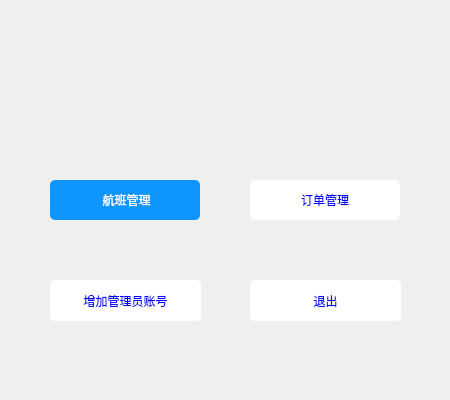
<?xml version="1.0" encoding="UTF-8"?>
<ui version="4.0">
 <class>AdminWelcome</class>
 <widget class="QMainWindow" name="AdminWelcome">
  <property name="geometry">
   <rect>
    <x>0</x>
    <y>0</y>
    <width>450</width>
    <height>400</height>
   </rect>
  </property>
  <property name="windowTitle">
   <string>MainWindow</string>
  </property>
  <widget class="QWidget" name="centralwidget">
   <widget class="QPushButton" name="pushButton_2">
    <property name="geometry">
     <rect>
      <x>250</x>
      <y>180</y>
      <width>150</width>
      <height>40</height>
     </rect>
    </property>
    <property name="styleSheet">
     <string notr="true">QPushButton
{
    font-family:Microsoft Yahei;
    color:blue;
    background-color:rgb(255 , 255 , 255);
    border-radius:5px;
}

QPushButton:hover
{
    background-color:rgb(255 , 235 , 255);
}

QPushButton:pressed
{
    background-color:rgb(255 , 235 , 255);
    padding-left:3px;
    padding-top:3px;
}</string>
    </property>
    <property name="text">
     <string>订单管理</string>
    </property>
   </widget>
   <widget class="QPushButton" name="pushButton">
    <property name="geometry">
     <rect>
      <x>50</x>
      <y>180</y>
      <width>150</width>
      <height>40</height>
     </rect>
    </property>
    <property name="styleSheet">
     <string notr="true">QPushButton
{
    font-family:Microsoft Yahei;
    color:white;
    background-color:rgb(14 , 150 , 254);
    border-radius:5px;
}

QPushButton:hover
{
    background-color:rgb(44 , 137 , 255);
}

QPushButton:pressed
{
    background-color:rgb(14 , 135 , 228);
    padding-left:3px;
    padding-top:3px;
}</string>
    </property>
    <property name="text">
     <string> 航班管理</string>
    </property>
   </widget>
   <widget class="QLabel" name="label">
    <property name="geometry">
     <rect>
      <x>170</x>
      <y>40</y>
      <width>100</width>
      <height>100</height>
     </rect>
    </property>
    <property name="styleSheet">
     <string notr="true">border-image:url(:/admin.png);</string>
    </property>
    <property name="text">
     <string/>
    </property>
   </widget>
   <widget class="QPushButton" name="pushButton_3">
    <property name="geometry">
     <rect>
      <x>50</x>
      <y>280</y>
      <width>151</width>
      <height>41</height>
     </rect>
    </property>
    <property name="styleSheet">
     <string notr="true">QPushButton
{
    font-family:Microsoft Yahei;
    color:blue;
    background-color:rgb(255 , 255 , 255);
    border-radius:5px;
}

QPushButton:hover
{
    background-color:rgb(255 , 235 , 255);
}

QPushButton:pressed
{
    background-color:rgb(255 , 235 , 255);
    padding-left:3px;
    padding-top:3px;
}</string>
    </property>
    <property name="text">
     <string>增加管理员账号</string>
    </property>
   </widget>
   <widget class="QPushButton" name="pushButton_4">
    <property name="geometry">
     <rect>
      <x>250</x>
      <y>280</y>
      <width>151</width>
      <height>41</height>
     </rect>
    </property>
    <property name="styleSheet">
     <string notr="true">QPushButton
{
    font-family:Microsoft Yahei;
    color:blue;
    background-color:rgb(255 , 255 , 255);
    border-radius:5px;
}

QPushButton:hover
{
    background-color:rgb(255 , 235 , 255);
}

QPushButton:pressed
{
    background-color:rgb(255 , 235 , 255);
    padding-left:3px;
    padding-top:3px;
}</string>
    </property>
    <property name="text">
     <string>退出</string>
    </property>
   </widget>
  </widget>
 </widget>
 <resources/>
 <connections/>
</ui>
